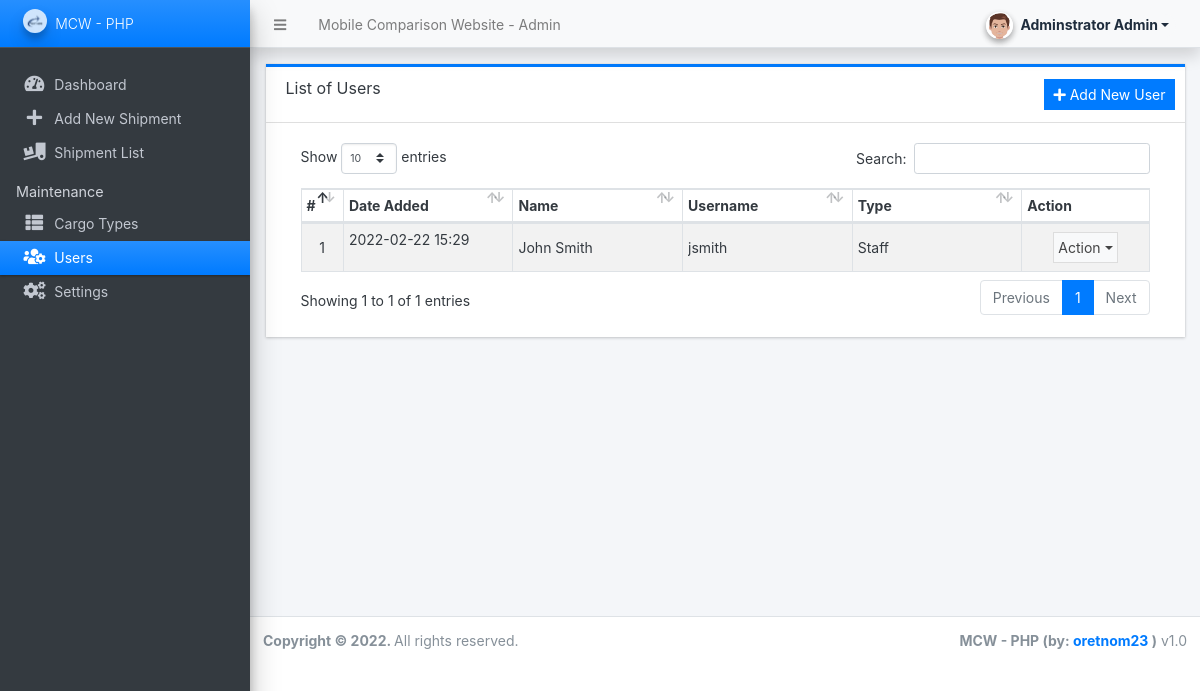
Page /admin/?page=user/list (signed in) on the committed database.
### tables this page shows
CREATE TABLE `users` (
  `id` int(50) NOT NULL,
  `firstname` varchar(250) NOT NULL,
  `lastname` varchar(250) NOT NULL,
  `username` text NOT NULL,
  `password` text NOT NULL,
  `avatar` text,
  `last_login` datetime DEFAULT NULL,
  `type` tinyint(1) NOT NULL DEFAULT '0',
  `date_added` datetime NOT NULL DEFAULT CURRENT_TIMESTAMP,
  `date_updated` datetime DEFAULT NULL ON UPDATE CURRENT_TIMESTAMP
);

### classes/DBConnection.php (called while the page is built, shortened)
<?php
class DBConnection{
    private $host = DB_SERVER;
    private $username = DB_USERNAME;
    private $password = DB_PASSWORD;
    private $database = DB_NAME;
    public $conn;
    public function __construct(){
        if (!isset($this->conn)) {
            $this->conn = new mysqli($this->host, $this->username, $this->password, $this->database);
        }
    }
}
?>

### classes/SystemSettings.php (called while the page is built, shortened)
<?php
class SystemSettings extends DBConnection{
	function userdata($field = ''){
		if(!empty($field)){
			if(isset($_SESSION['userdata'][$field]))
				return $_SESSION['userdata'][$field];
			else
				return null;
		}else{
			return false;
		}
	}
}
$_settings = new SystemSettings();
?>

### admin/user/list.php (the view, shortened to what this page needs)
<div class="card card-outline rounded-0 card-primary">
	<div class="card-header">
		<h3 class="card-title">List of Users</h3>
		<div class="card-tools">
			<a class="btn btn-sm btn-flat btn-primary" id="create_new" ><i class="fa fa-plus"></i> Add New User</a>
		</div>
	</div>
	<div class="card-body">
		<div class="container-fluid">
        <div class="container-fluid">
			<table class="table table-hover table-striped table-bordered">
				<colgroup>
					<col width="5%">
					<col width="20%">
					<col width="20%">
					<col width="20%">
					<col width="20%">
					<col width="15%">
				</colgroup>
				<thead>
					<tr>
						<th>#</th>
						<th>Date Added</th>
						<th>Name</th>
						<th>Username</th>
						<th>Type</th>
						<th>Action</th>
					</tr>
				</thead>
				<tbody>
					<?php
					$i = 1;
						$qry = $conn->query("SELECT *,concat(firstname,' ',lastname) as fullname FROM `users` where id not in ({$_settings->userdata('id')},1)  order by concat(firstname,' ',lastname) asc ");
						while($row = $qry->fetch_assoc()):
					?>
						<tr>
							<td class="text-center"><?php echo $i++; ?></td>
							<td><?= date("Y-m-d H:i", strtotime($row['date_added'])) ?></p></td>
							<td><p class="m-0 truncate-1"><?= $row['fullname'] ?></p></td>
							<td><p class="m-0 truncate-1"><?= $row['username'] ?></p></td>
							<td><p class="m-0 truncate-1"><?= $row['type'] == 1 ? "Admin" : "Staff" ?></p></td>
							<td align="center">
                                <button type="button" class="btn btn-flat p-1 btn-default btn-sm dropdown-toggle dropdown-icon" data-toggle="dropdown">
                                    Action
                                </button>
							</td>
						</tr>
					<?php endwhile; ?>
				</tbody>
			</table>
		</div>
		</div>
	</div>
</div>

### rows in the picture
users: date_added "2022-02-22 15:29", fullname "John Smith", username "jsmith", type "Staff"

### other values in the picture
$_settings->info('name') "Mobile Comparison Website"
$_settings->userdata('firstname').' '.$_settings->userdata('lastname') "Adminstrator Admin"
$_settings->info('short_name') "MCW - PHP"
